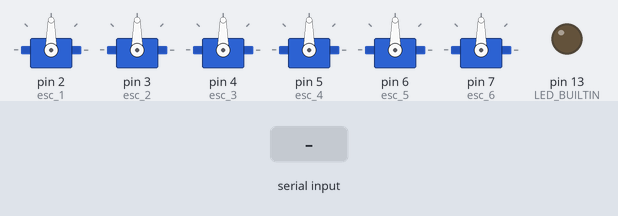
Simulated run of this sketch. Board: Arduino Uno, built with avr-gcc and run on an emulated ATmega328P. Parts: 6 × servo, output pins drawn as LEDs (lit = HIGH). Inputs (shaded band) come from the test bench.

Above: at 1.2 s.
1.3 s: "1" received over Serial
At 1.8 s:
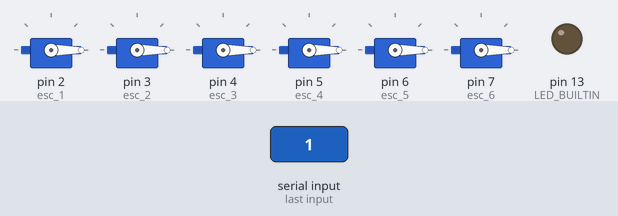
Timing chart, 0 to 4.3 s (numbered marks = the images above; inputs shaded):
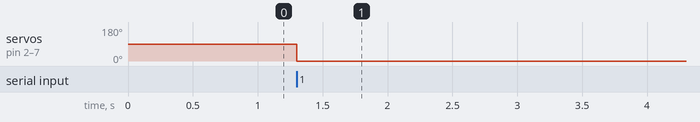

The sketch:

RotorControl.ino
```cpp
#include <Servo.h>

Servo esc_1;
Servo esc_2;
Servo esc_3;
Servo esc_4;
Servo esc_5;
Servo esc_6;

int rotors[6] = {0, 0, 0, 0, 0, 0};

void setup() {
  pinMode(LED_BUILTIN, OUTPUT);
  Serial.begin(115200);
  esc_1.attach(2, 1000, 2000);
  esc_2.attach(3, 1000, 2000);
  esc_3.attach(4, 1000, 2000);
  esc_4.attach(5, 1000, 2000);
  esc_5.attach(6, 1000, 2000);
  esc_6.attach(7, 1000, 2000);

  Serial.setTimeout(100);
}

void loop() {
  if (Serial.available() > 0)
  {
    digitalWrite(LED_BUILTIN, HIGH);
    if (Serial.read() == 255)
    {
      rotors[0] = Serial.read(); rotors[1] = Serial.read();
      rotors[2] = Serial.read(); rotors[3] = Serial.read();
      rotors[4] = Serial.read(); rotors[5] = Serial.read();
    }
    esc_1.write(rotors[0]);
    esc_2.write(rotors[1]);
    esc_3.write(rotors[2]);
    esc_4.write(rotors[3]);
    esc_5.write(rotors[4]);
    esc_6.write(rotors[5]);
  }
  digitalWrite(LED_BUILTIN, LOW);
}
```

Measured:
- after the input at 1.3 s, servo on pin 2 (esc_1), servo on pin 3 (esc_2), servo on pin 4 (esc_3), servo on pin 5 (esc_4), servo on pin 6 (esc_5), servo on pin 7 (esc_6): 90° → 0° at once
